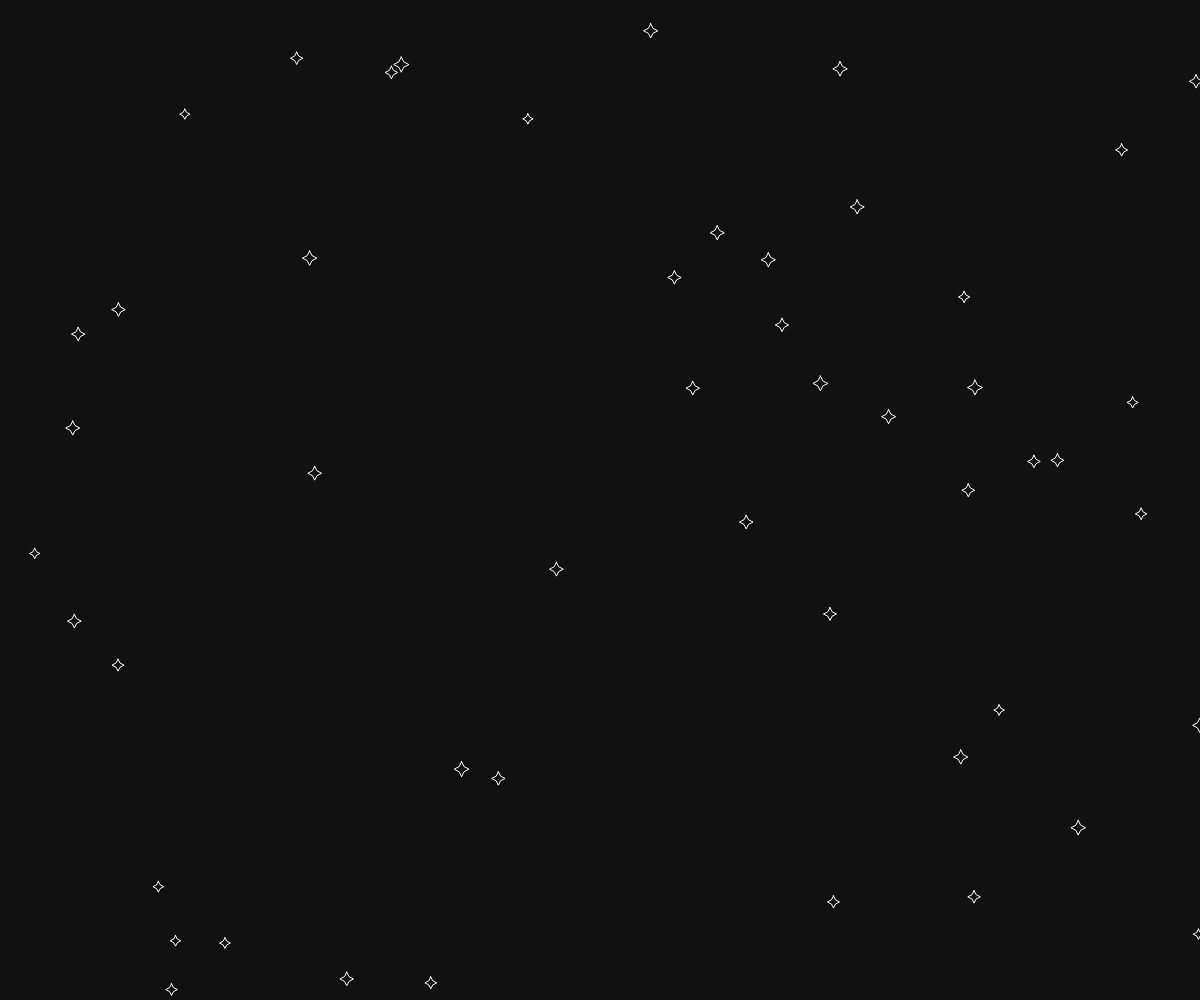
Frame 1 (no input)
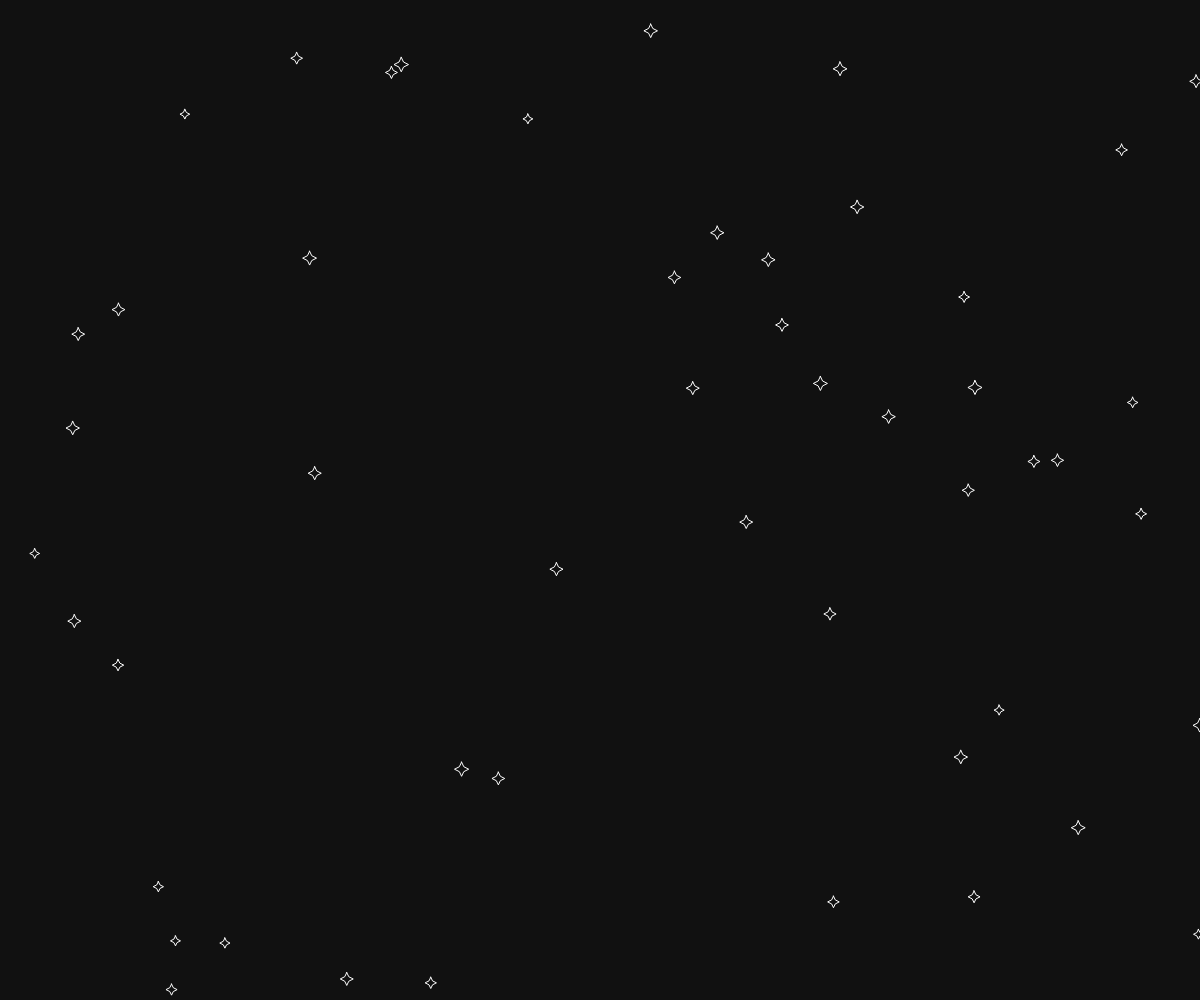
Frame 60 (no input)
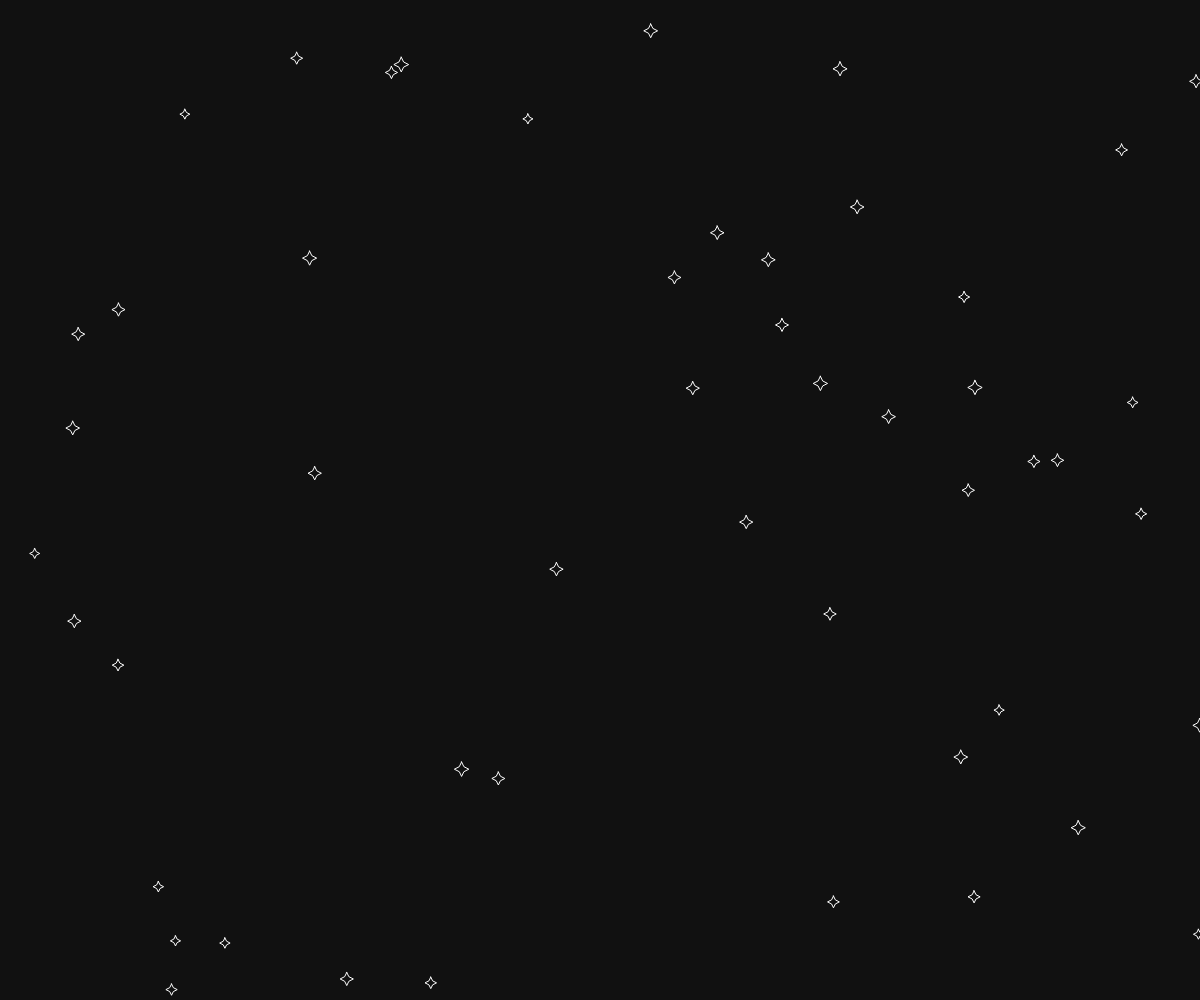
Frame 120 (the mouse pressed at the canvas centre since frame 60)

The p5.js sketch that drew these frames (run headless with seeded random() and noise() and a simulated clock; from frame 60 on, the mouse is pressed at the canvas centre):

// p5.js sketch
// ── sketch.js
let sky;
function setup() {
  createCanvas(windowWidth, windowHeight)
  rectMode(CENTER)
  sky = new Sky(50)
  sky.init()
}

function draw() {
  background("#111")
  sky.run()
}

class Sky {
  constructor(numstars) {
    this.stars = new Array(numstars).fill(0)
  }

  init() {
    this.stars = this.stars.map(s => {
      let x = random(width)
      let y = random(height)
      let size = random(10, 15)
      return new Star(x, y, size, size)
    })
    this.stars.forEach(star => {
      star.sky = this;
      star.init()
    })
  }

  addStar(star) {
    this.stars.push(star)
  }

  deleteStar(star) {
    const i = this.stars.indexOf(star)
    if (i > -1) {
      this.stars.splice(i, 1)
    }
  }

  run() {
    this.stars.forEach(star => {
      star.run()
    })
  }
}

class Star {
  constructor(x, y, w, h) {
    this.x = x;
    this.y = y;
    this.width = w;
    this.height = h;
    this.age = 0
    this.lifespan = random(8000, 160000)
    this.state = ""
    this.color = 255
    this.opacity = 255
  }

  init() {
    this.setState()
  }

  run() {
    this.update()
    this.render()
  }

  update() {
    this.age += deltaTime
    this.setState()
  }

  render() {
    noFill()
    stroke(this.color, this.opacity)
    switch (this.state) {
      case 1:
        this.newStar()
        break;
      case 2:
        this.growingStar()
        break;
      case 3:
        this.brightStar()
        break;
      case 4:
        this.dyingStar()
        break;
      case 5:
        this.superNova()
        break;
      default:
        break;
    }
  }

  setState() {
    let s = this.age / this.lifespan
    this.state = (s >= 0 && s <= 0.25) ? 1 :
      (s > 0.25 && s <= 0.50) ? 2 :
        (s > 0.50 && s <= 0.75) ? 3 :
          (s > 0.75 && s < 1.00) ? 4 :
            (s >= 1) ? 5 :
              0
  }



  newStar() {
    const [w, h] = this.shimmer()
    this.renderStar(this.x, this.y, w, h)
  }

  growingStar() {
    //gradually grow the star's size
    this.width += deltaTime * 0.001
    this.height += deltaTime * 0.001
    //shimmering effect?
    const [w, h] = this.shimmer()
    //render the star
    this.renderStar(this.x, this.y, w, h)
  }

  brightStar() {
    this.width += deltaTime * 0.002
    this.height += deltaTime * 0.002
    const [w, h] = this.shimmer()
    this.renderStar(this.x, this.y, w, h)
    ellipse(this.x, this.y, w, h)
  }

  dyingStar() {
    this.width -= deltaTime * 0.004
    this.height -= deltaTime * 0.004
    //shimmering effect?
    const [w, h] = this.shimmer()
    //render the star
    this.renderStar(this.x, this.y, w, h)
    ellipse(this.x, this.y, w, h)
  }

  superNova() {

    this.width += deltaTime * 0.05
    this.height += deltaTime * 0.05

    this.opacity -= 2.5;
    ellipse(this.x, this.y, this.width, this.height)

    if (this.opacity === 0) {
      let numOfStars = randomInt(2, 4)
      for (let i = 0; i < numOfStars; i++) {
        let x = this.x + random(-100, 100)
        let y = this.y + random(-100, 100)
        let size = random(10, 20)
        let star = new Star(x, y, size, size)
        star.sky = this.sky
        this.sky.addStar(star)
      }
      this.sky.deleteStar(this)
    }
  }

  shimmer() {
    const freq = 0.005;
    const oscmin = 0.9;
    const oscmax = 1.1;
    const w = this.width * map(noise(millis() * freq), 0, 1, oscmin, oscmax);
    const h = this.height * map(noise(millis() * freq), 0, 1, oscmin, oscmax);
    return [w, h]
  }

  renderStar(x, y, w, h, angle = 0) {
    // get corner point of shape
    const c = createVector(x - w / 2, y - h / 2)

    //get edge points
    const p1 = createVector(w / 2, 0)
    const p2 = createVector(w, h / 2)
    const p3 = createVector(w / 2, h)
    const p4 = createVector(0, h / 2)

    //get midpoints
    const m1 = p5.Vector.lerp(p1, p2, 0.65)
    m1.x -= this.width / 6
    const m2 = p5.Vector.lerp(p2, p3, 0.35)
    m2.x -= this.width / 6
    const m3 = p5.Vector.lerp(p3, p4, 0.65)
    m3.x += this.width / 6
    const m4 = p5.Vector.lerp(p4, p1, 0.35)
    m4.x += this.width / 6

    //draw the star
    push()
    beginShape()
    translate(c.x, c.y)
    rotate(angle)
    noFill()
    vertex(p1.x, p1.y)
    vertex(m1.x, m1.y)
    vertex(p2.x, p2.y)
    vertex(m2.x, m2.y)
    vertex(p3.x, p3.y)
    vertex(m3.x, m3.y)
    vertex(p4.x, p4.y)
    vertex(m4.x, m4.y)
    endShape(CLOSE)
    pop()
  }
}

/*** HELPER METHODS ***/
function randomInt(min, max) {
  return floor(random(min, max))
}
